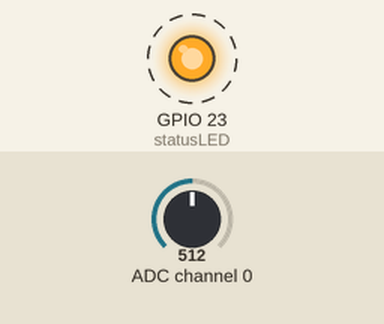
The program below on a simulated Raspberry Pi (BCM pin numbers). Parts: output pins drawn as LEDs (lit = HIGH). Dashed ring = blinking. The inputs (shaded band) are chosen by the test bench; at power-on: ADC channel 0 = 512 (analog values on the 0–1023 scale). What the program prints to the terminal is not drawn.

Above: at 0.06 s.
Timing chart, 0 to 3.0 s (numbered marks = the images above):
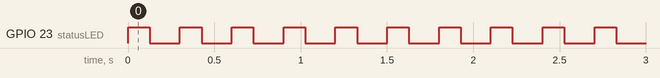

The program:

ADC1.py
```python
#! /usr/bin/python
#Written By Tom Paulus, @tompaulus, www.tompaulus.com

import time
import spidev
import RPi.GPIO as GPIO

# This program reads an analogue value form a potentiometer attached to port 0 on the MCP3008 Chip

spi = spidev.SpiDev()
pot_adc = 0
statusLED = 23          # GPIO port that our Status led is connected to

GPIO.setmode(GPIO.BCM)
GPIO.setup(statusLED, GPIO.OUT)

print "Press CTRL+C to exit"


def analogRead(port, bus=0, ce=0):
    """Read the given ADC port and preform the necessary shifting of bits"""
    spi.open(bus, ce)      # CE port that the MCP3008 is connected to
    if (port > 7) or (port < 0):
        print 'analogRead -- Port Error, Must use a port between 0 and 7'
        return -1
    r = spi.xfer2([1, (8 + port) << 4, 0])
    value = ((r[1] & 3) << 8) + r[2]
    spi.close()
    return value

try:
    while True:
        GPIO.output(statusLED, True)   # Status Led On
        print analogRead(pot_adc)    # Print read value
        time.sleep(.125)               # Wait a little
        GPIO.output(statusLED, False)  # Status Led Off
        time.sleep(.175)               # Wait a bit longer

except KeyboardInterrupt:
    GPIO.output(statusLED, False)

finally:
    GPIO.cleanup()
```

Measured:
- by itself, GPIO 23 (statusLED): alternates HIGH for 0.13 s and LOW for 0.18 s
